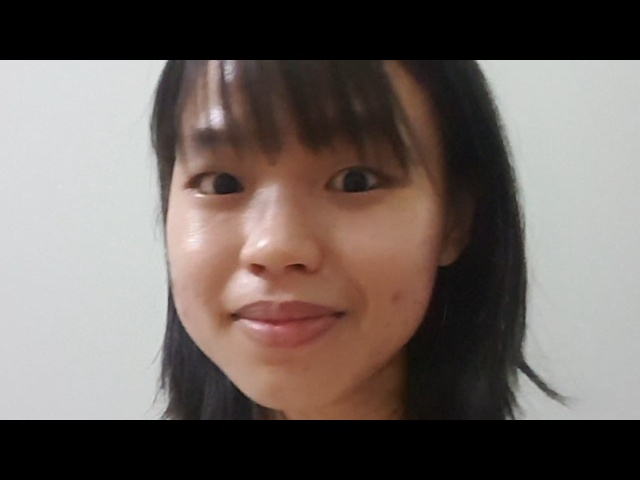
#> input picture images/euclidean/mare.png, 640 x 480 px, given in place of the camera
$ python datagen-train-test-val.py
#> lines starting #> are read from the running program, lines starting #| are printed output that depends on the picture
import cv2
import os

def capture_images():
    video = cv2.VideoCapture(0)
    face_cascade = cv2.CascadeClassifier('haarcascade_frontalface_default.xml')
    name = input("Enter your name: ").lower()
#> the answer given: ../../images/euclidean/mare.png
    directory = input("Data for [train, test, valid]: ").lower()
#> the answer given: ../../images/euclidean
    quantity = int(input("Enter quantity: "))
#> the answer given: 3
    path = f'../../images/{directory}/{name}'

    if os.path.exists(path):
        print("Folder already exists")
        name = input("Enter your name: ").lower()
#> the answer given: ../../images/euclidean/mare.png
        directory = input("Data for [train, test, valid]: ").lower()
#> the answer given: ../../images/euclidean
        path = f'images/{directory}/{name}'

    else:
        print("Creating folder")
        os.makedirs(path)

    count = 0
    while True:
        ret, frame = video.read()
#> frame is the input picture: shape (480, 640, 3); mean B, G, R 95.5, 100.1, 110
        H, W, _ = frame.shape
#> H = 480; W = 640
        print(frame.shape)
#| (480, 640, 3)
        gray_frame = cv2.cvtColor(frame, cv2.COLOR_BGR2GRAY)
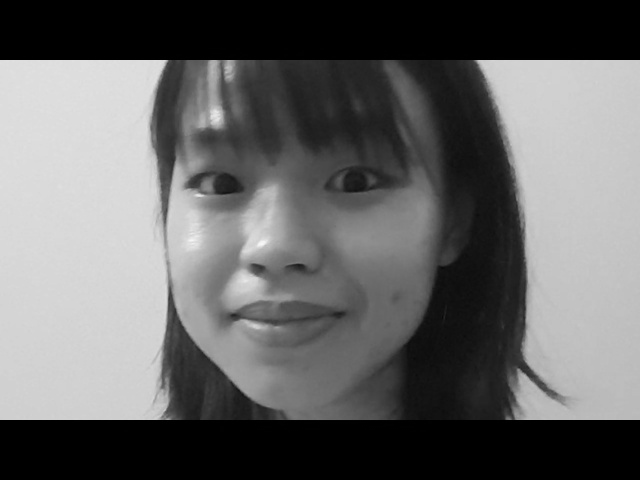
#> gray_frame: shape (480, 640); min 0, max 248, mean 102.5
        faces = face_cascade.detectMultiScale(gray_frame, 1.3, 5)
#> faces = [[127, 66, 323, 323]]

        for (x, y, w, h) in faces:
            count += 1
            img_name = f"{path}/{count}.jpg"
            print("Creating image:", img_name)
            cv2.imwrite(img_name, cv2.resize(frame[y:y+h, x:x+w], (1024, 1024)))
#> this loop made 1 pass
#> (x, y, w, h, count) on pass 1: (127, 66, 323, 323, 1)
#| Creating image: images/../../images/euclidean/../../images/euclidean/mare.png/1.jpg
#> pass 1, in capture_images, `cv2.imwrite(img_name, cv2.resize(frame[y:y+h, x:x+w], (1024, 1024)))`:
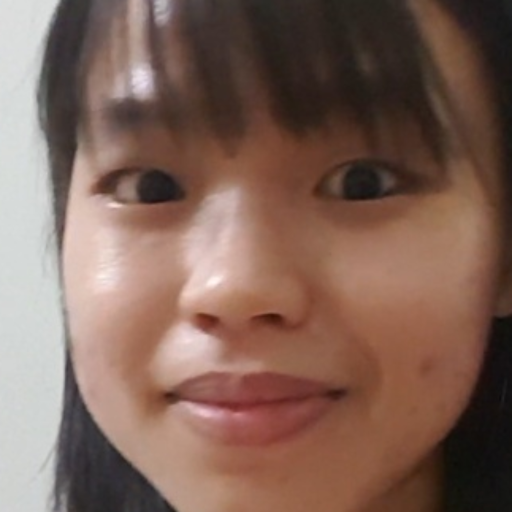
#> saved as 1.jpg: shape (1024, 1024, 3) (shown at 1/2 size); mean B, G, R 88.1, 99.5, 127.8
#> after the loop, count = 1

        cv2.imshow('Face', frame)
        cv2.waitKey(30)

        if count == quantity:
            break

    video.release()
    cv2.destroyAllWindows()

if __name__ == "__main__":
    capture_images()

$ run again, on images/euclidean/tan.png
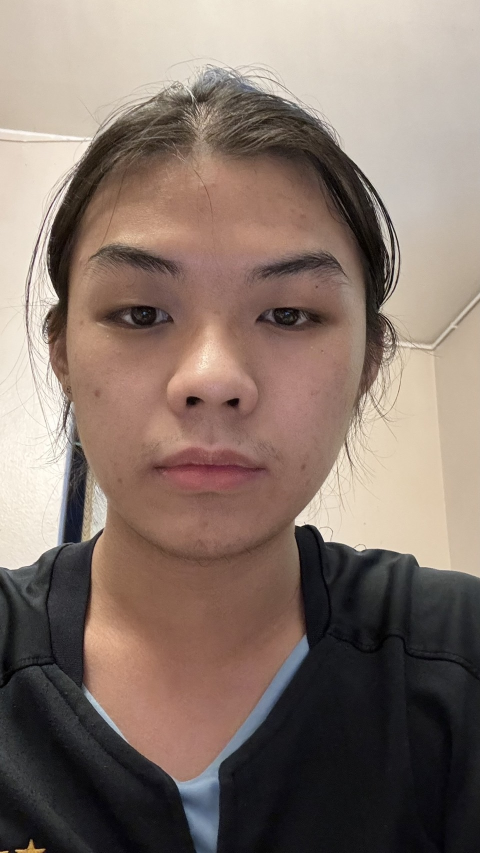
#> input picture images/euclidean/tan.png, 960 x 1706 px, given in place of the camera (shown at 1/2 size)
#> in capture_images, frame is the input picture: shape (1706, 960, 3); mean B, G, R 108.5, 118, 135.2
#| (1706, 960, 3)
#> in capture_images, `gray_frame = cv2.cvtColor(frame, cv2.COLOR_BGR2GRAY)`:
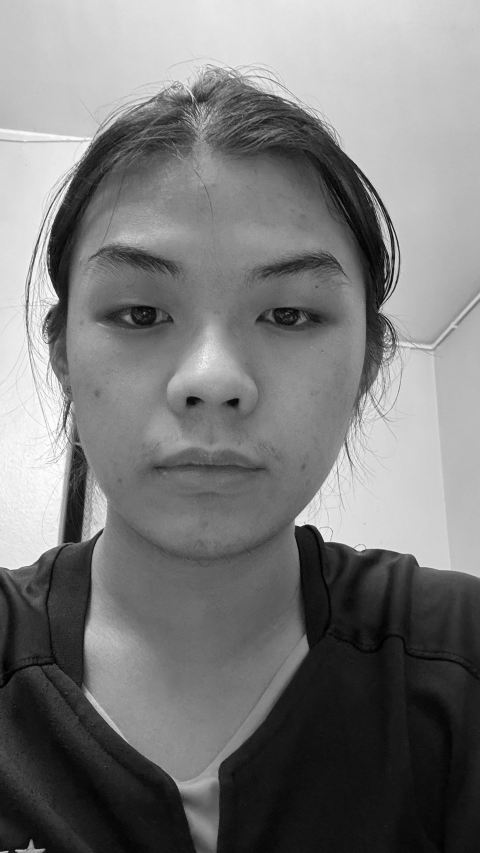
#> gray_frame: shape (1706, 960) (shown at 1/2 size); min 0, max 254, mean 122.1
#> faces = [[56, 346, 758, 758]]
#> the loop in capture_images, `for (x, y, w, h) in faces:` made 1 pass
#> (x, y, w, h, count) on pass 1: (56, 346, 758, 758, 1)
#> (printed output is left out)
#> pass 1, in capture_images, `cv2.imwrite(img_name, cv2.resize(frame[y:y+h, x:x+w], (1024, 1024)))`:
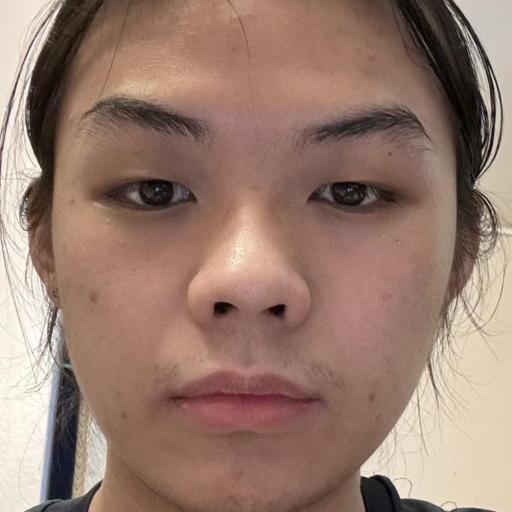
#> saved as 1.jpg: shape (1024, 1024, 3) (shown at 1/2 size); mean B, G, R 111.1, 124.3, 152.7
#> after the loop in capture_images, `for (x, y, w, h) in faces:`: count = 1
